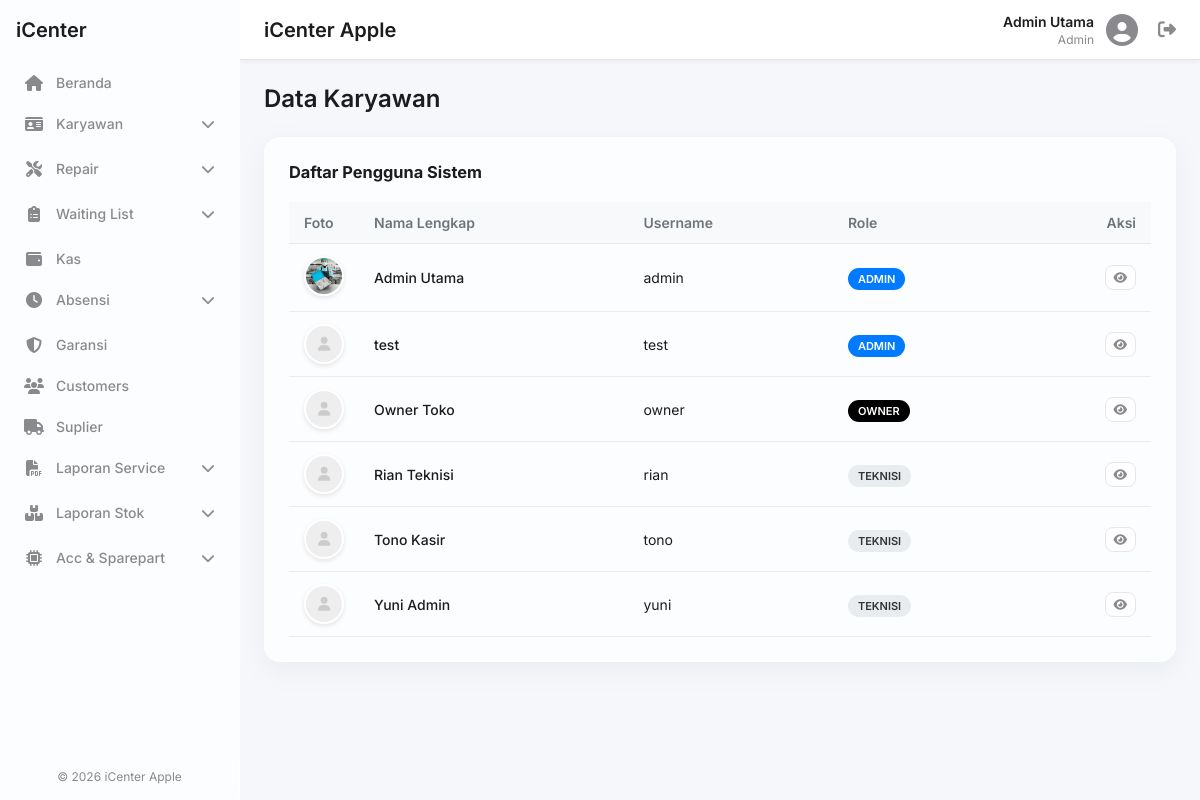
The app's page /employees.php (signed in), older data.
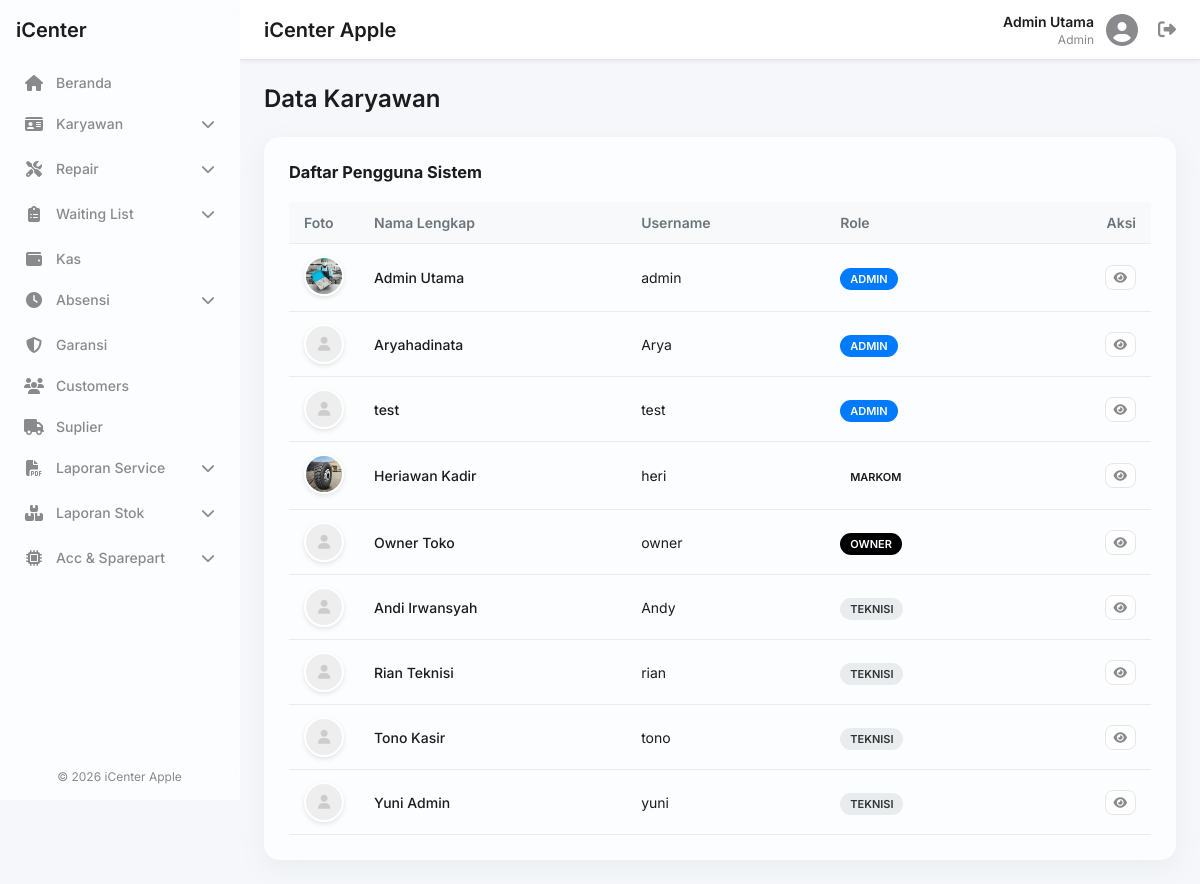
The same page, newer data.
### tables this page shows
CREATE TABLE `users` (
  `id` bigint(20) UNSIGNED NOT NULL,
  `nama` varchar(100) DEFAULT NULL,
  `username` varchar(50) DEFAULT NULL,
  `password` text DEFAULT NULL,
  `role` varchar(20) DEFAULT NULL,
  `foto` varchar(255) DEFAULT NULL,
  `qr_token` varchar(255) DEFAULT NULL,
  `created_at` timestamp NULL DEFAULT current_timestamp()
);

### includes/functions.php (called while the page is built, shortened)
<?php
function get_user_role() {
    return $_SESSION['role'] ?? 'guest';
}
?>

### employees.php (the view, shortened to what this page needs)
<?php
require_once 'includes/header.php';
$users = [];
$res = $conn->query("SELECT * FROM users ORDER BY role ASC, nama ASC");
while($row = $res->fetch_assoc()) {
    $users[] = $row;
}
?>
<h1 class="page-title">Data Karyawan</h1>
<div class="glass-effect data-table-container">
    <div class="table-header">
        <h3>Daftar Pengguna Sistem</h3>
    </div>
    <table class="data-table">
        <thead>
            <tr>
                <th width="60">Foto</th>
                <th>Nama Lengkap</th>
                <th>Username</th>
                <th>Role</th>
                <th class="text-right">Aksi</th>
            </tr>
        </thead>
        <tbody>
            <?php foreach($users as $u): ?>
            <tr>
                <td>
                    <?php if(!empty($u['foto']) && file_exists($u['foto'])): ?>
                        <img src="<?php echo htmlspecialchars($u['foto']); ?>" class="avatar-small">
                    <?php else: ?>
                        <div class="avatar-small" style="background:#eee; display:flex; align-items:center; justify-content:center; color:#ccc;">
                            <i class="fas fa-user"></i>
                        </div>
                    <?php endif; ?>
                </td>
                <td style="font-weight: 500;"><?php echo htmlspecialchars($u['nama']); ?></td>
                <td><?php echo htmlspecialchars($u['username']); ?></td>
                <td>
                    <span class="role-badge role-<?php echo strtolower($u['role']); ?>">
                        <?php echo ucfirst($u['role']); ?>
                    </span>
                </td>
                <td class="text-right">
                    <button class="btn btn-tertiary btn-sm" onclick="showQR('<?php echo $u['nama']; ?>', '<?php echo $u['qr_token']; ?>')" title="Lihat ID Card">
                        <i class="fas fa-eye"></i>
                    </button>
                </td>
            </tr>
            <?php endforeach; ?>
        </tbody>
    </table>
</div>
<?php require_once 'includes/footer.php'; ?>

### includes/header.php (shortened to what this page needs)
<?php
require_once 'functions.php';
$user_role = get_user_role();
?>
<!DOCTYPE html>
<html lang="id">
<head>
    <link rel="stylesheet" href="assets/css/style.css">
    <link rel="stylesheet" href="https://cdnjs.cloudflare.com/ajax/libs/font-awesome/6.4.2/css/all.min.css">
</head>
<body>
    <div class="app-container">
        <aside class="sidebar">
            <div class="sidebar-header">
                <span class="sidebar-logo-text">iCenter</span>
            </div>
            <nav class="sidebar-nav">
                <a href="index.php" class="nav-link"><i class="fas fa-home fa-fw"></i> <span>Beranda</span></a>
                <div class="nav-item-dropdown">
                    <a href="#" class="nav-link"><i class="fas fa-id-card fa-fw"></i> <span>Karyawan</span> <i class="fas fa-chevron-down dropdown-icon"></i></a>
                </div>
                <div class="nav-item-dropdown">
                    <a href="#" class="nav-link"><i class="fas fa-tools fa-fw"></i> <span>Repair</span> <i class="fas fa-chevron-down dropdown-icon"></i></a>
                </div>
                <div class="nav-item-dropdown">
                    <a href="#" class="nav-link"><i class="fas fa-clipboard-list fa-fw"></i> <span>Waiting List</span> <i class="fas fa-chevron-down dropdown-icon"></i></a>
                </div>
                <a href="kas.php" class="nav-link"><i class="fas fa-wallet fa-fw"></i> <span>Kas</span></a>
                <div class="nav-item-dropdown">
                    <a href="#" class="nav-link"><i class="fas fa-clock fa-fw"></i> <span>Absensi</span> <i class="fas fa-chevron-down dropdown-icon"></i></a>
                </div>
                <a href="#" class="nav-link"><i class="fas fa-shield-alt fa-fw"></i> <span>Garansi</span></a>
                <a href="customers.php" class="nav-link"><i class="fas fa-users fa-fw"></i> <span>Customers</span></a>
                <a href="suplier.php" class="nav-link"><i class="fas fa-truck fa-fw"></i> <span>Suplier</span></a>
                <div class="nav-item-dropdown">
                    <a href="#" class="nav-link"><i class="fas fa-file-pdf fa-fw"></i> <span>Laporan Service</span> <i class="fas fa-chevron-down dropdown-icon"></i></a>
                </div>
                <?php if ($user_role === 'owner' || $user_role === 'admin'): ?>
                <div class="nav-item-dropdown">
                    <a href="#" class="nav-link"><i class="fas fa-boxes fa-fw"></i> <span>Laporan Stok</span> <i class="fas fa-chevron-down dropdown-icon"></i></a>
                </div>
                <?php endif; ?>
                <?php if ($user_role === 'owner' || $user_role === 'admin'): ?>
                    <div class="nav-item-dropdown">
                        <a href="#" class="nav-link"><i class="fas fa-microchip fa-fw"></i> <span>Acc & Sparepart</span> <i class="fas fa-chevron-down dropdown-icon"></i></a>
                    </div>
                <?php endif; ?>
            </nav>
            <div class="sidebar-footer">
                <span>&copy; <?php echo date("Y"); ?> iCenter Apple</span>
            </div>
        </aside>
        <div class="main-wrapper">
            <header class="main-header">
                <div class="header-left">
                    <h1 class="header-title">iCenter Apple</h1>
                </div>
                <div class="header-right">
                    <div class="user-profile">
                        <div class="user-info">
                            <span class="user-name"><?php echo htmlspecialchars($_SESSION['nama']); ?></span>
                            <span class="user-role"><?php echo ucwords(htmlspecialchars($_SESSION['role'])); ?></span>
                        </div>
                        <div class="user-avatar">
                            <i class="fas fa-user-circle"></i>
                        </div>
                        <a href="logout.php" class="logout-link"><i class="fas fa-sign-out-alt"></i></a>
                    </div>
                </div>
            </header>
            <main class="main-content">

### includes/footer.php (shortened to what this page needs)
            </main>
        </div>
    </div>
</body>
</html>

### assets/css/style.css (style rules this page uses)
:root { --bg-primary: #f5f7fa; --glass-bg: rgba(255, 255, 255, 0.7); --glass-border: rgba(255, 255, 255, 0.4); --shadow-color: rgba(149, 157, 165, 0.1); --text-primary: #1c1c1e; --text-secondary: #8a8a8e; --accent-primary: #007aff; --accent-success: #34c759; --accent-danger: #ff3b30; --accent-warning: #ff9500; --font-family: 'Inter', -apple-system, BlinkMacSystemFont, "Segoe UI", Roboto, Helvetica, Arial, sans-serif; --border-color: #e5e5ea; }
* { margin: 0; padding: 0; box-sizing: border-box; }
body { font-family: var(--font-family); background-color: var(--bg-primary); color: var(--text-primary); font-size: 14px; overflow-x: hidden; }
a { text-decoration: none; color: inherit; }
button { font-family: inherit; background: none; border: none; cursor: pointer; }
.glass-effect { background: var(--glass-bg); backdrop-filter: blur(15px); -webkit-backdrop-filter: blur(15px); border-radius: 16px; border: 1px solid var(--glass-border); box-shadow: 0 8px 24px 0 var(--shadow-color); }
.app-container { display: flex; position: relative; }
.sidebar { width: 240px; background: var(--glass-bg); backdrop-filter: blur(20px); -webkit-backdrop-filter: blur(20px); border-right: 1px solid var(--glass-border); display: flex; flex-direction: column; height: 100vh; position: fixed; top: 0; left: 0; z-index: 100; transition: transform 0.3s ease; }
.sidebar-header { padding: 0 16px; display: flex; align-items: center; min-height: 60px; }
.sidebar-logo-text { font-weight: 600; font-size: 20px; }
.sidebar-nav { flex-grow: 1; overflow-y: auto; }
.nav-link { display: flex; align-items: center; padding: 10px 16px; color: var(--text-secondary); font-weight: 500; transition: all 0.2s; border-radius: 10px; margin: 4px 8px; }
.nav-link i.fa-fw { width: 20px; margin-right: 12px; font-size: 16px; }
.nav-item-dropdown > .nav-link .dropdown-icon { margin-left: auto; transition: transform 0.2s; }
.sidebar-footer { padding: 16px; border-top: 1px solid var(--glass-border); color: var(--text-secondary); font-size: 12px; text-align: center; }
.main-wrapper { margin-left: 240px; width: calc(100% - 240px); display: flex; flex-direction: column; transition: margin-left 0.3s ease; }
.main-header { padding: 0 24px; height: 60px; display: flex; align-items: center; justify-content: space-between; position: sticky; top: 0; z-index: 10; background-color: #ffffff; box-shadow: 0 2px 4px rgba(0,0,0,0.05); border-bottom: 1px solid var(--border-color); }
.header-left { display: flex; align-items: center; gap: 16px; }
.header-title { font-size: 20px; font-weight: 600; }
.header-right { display: flex; align-items: center; gap: 24px; }
.user-profile { display: flex; align-items: center; gap: 12px; }
.user-info { text-align: right; }
.user-name { font-weight: 600; display: block; }
.user-role { font-size: 12px; color: var(--text-secondary); }
.user-avatar i { font-size: 32px; color: var(--text-secondary); }
.logout-link { color: var(--text-secondary); font-size: 18px; margin-left: 8px; }
.main-content { flex-grow: 1; padding: 24px; }
.page-title { font-size: 24px; font-weight: 600; margin-bottom: 24px; color: var(--text-primary); }
.btn { padding: 8px 16px; border-radius: 8px; font-weight: 500; transition: all 0.2s; border: 1px solid transparent; }
.btn-tertiary { background-color: rgba(255,255,255,0.5); border-color: var(--border-color); color: var(--text-secondary); font-size: 12px; padding: 4px 8px; }
.text-right { text-align: right !important; }

### employees.php (style rules this page uses)
.data-table-container { padding: 24px; }
.table-header { display: flex; justify-content: space-between; align-items: center; margin-bottom: 20px; }
.data-table { width: 100%; border-collapse: collapse; }
.data-table th, .data-table td { padding: 12px 15px; text-align: left; border-bottom: 1px solid #e9ecef; vertical-align: middle; }
.data-table th { background: #f8f9fa; font-weight: 600; color: #6c757d; }
.avatar-small { width: 40px; height: 40px; border-radius: 50%; object-fit: cover; border: 2px solid #fff; box-shadow: 0 2px 5px rgba(0,0,0,0.1); }
.role-badge { padding: 4px 10px; border-radius: 20px; font-size: 11px; font-weight: 600; text-transform: uppercase; }
.role-owner { background: #000; color: #fff; }
.role-admin { background: var(--accent-primary); color: #fff; }
.role-teknisi { background: #e9ecef; color: #333; }

Row changes from the older to the newer data that the page shows:
added users: nama "Aryahadinata", username "Arya", role "ADMIN"
added users: foto (picture), nama "Heriawan Kadir", username "heri", role "MARKOM"
added users: nama "Andi Irwansyah", username "Andy", role "TEKNISI"
